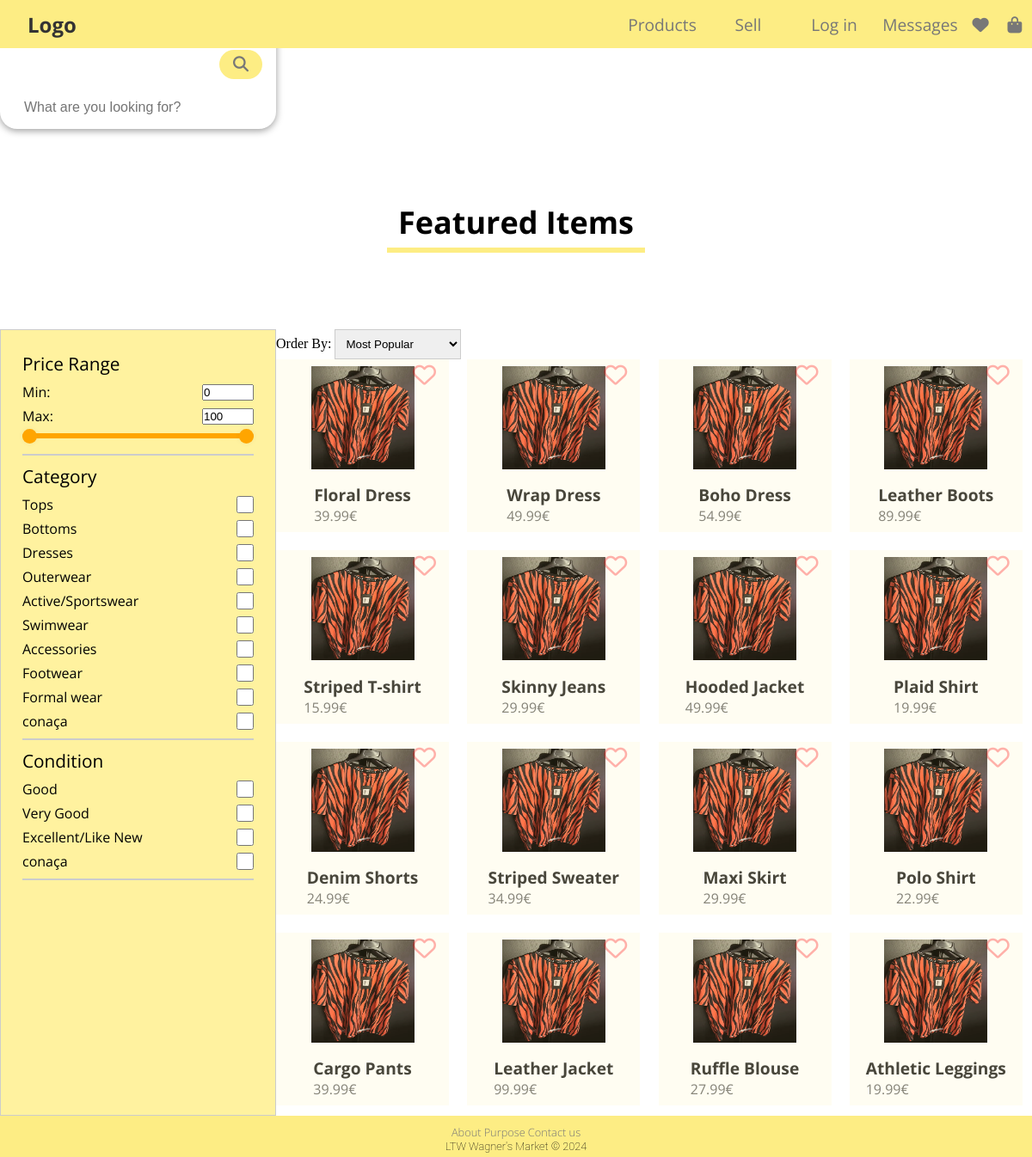
The page /pages/search.php on the database as committed earlier.
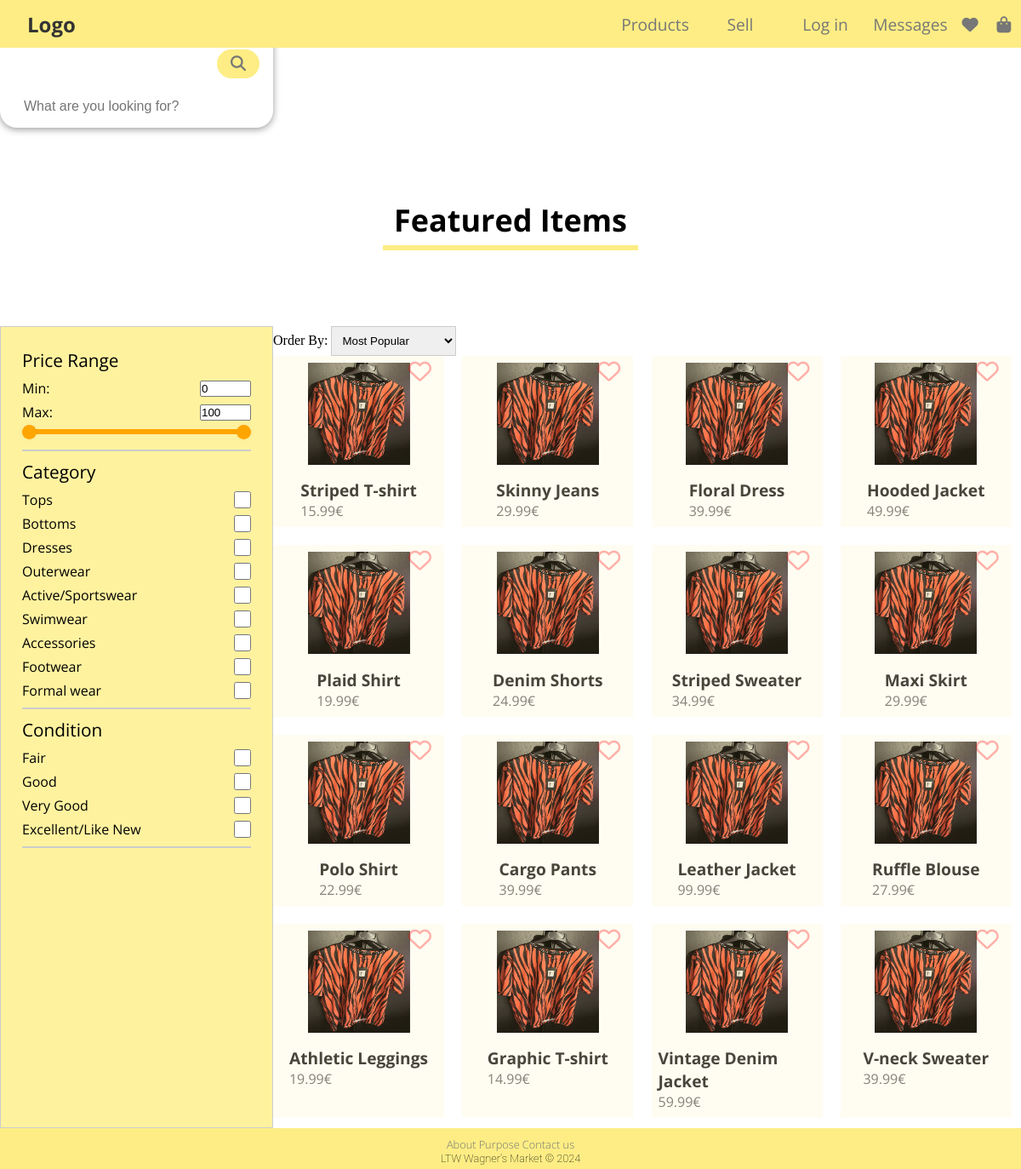
The same page on the database as committed later.
### tables this page shows
CREATE TABLE ITEM (
    ItemId INTEGER PRIMARY KEY AUTOINCREMENT,
    UserId INTEGER NOT NULL,
    Title TEXT NOT NULL,
    Price FLOAT NOT NULL,
    Description TEXT NOT NULL,
    Condition TEXT NOT NULL,
    Size TEXT NOT NULL,
    Brand TEXT NOT NULL,
    ImagePath TEXT NOT NULL,
    WishlistCounter INTEGER DEFAULT 0,
    Timestamp DATETIME NOT NULL DEFAULT CURRENT_TIMESTAMP,
    CONSTRAINT PriceConstraint CHECK (Price > 0),
    FOREIGN KEY (UserId) REFERENCES USER (UserId) ON DELETE CASCADE ON UPDATE CASCADE,
    FOREIGN KEY (Condition) REFERENCES CONDITION (Condition) ON DELETE CASCADE ON UPDATE CASCADE,
    FOREIGN KEY (Size) REFERENCES SIZE (Size) ON DELETE CASCADE ON UPDATE CASCADE
);

CREATE TABLE CATEGORY (
    CategoryName TEXT NOT NULL,
    CategoryImage TEXT NOT NULL,
    CONSTRAINT Pk_CategoryName PRIMARY KEY (CategoryName)
);

CREATE TABLE CONDITION (
    Condition TEXT NOT NULL,
    CONSTRAINT PK_Condition PRIMARY KEY (Condition)
);

### public/pages/search.php (called while the page is built, shortened)
<?php
require_once(__DIR__ . '/../utils/session.php');
$session = new Session();
require_once(__DIR__ . '/../../private/database/connection.db.php');
require_once(__DIR__ . '/../../private/database/item.class.php');
require_once(__DIR__ . '/../../private/database/item_category.class.php');
require_once(__DIR__ . '/../../private/templates/common.tpl.php');
require_once(__DIR__ . '/../../private/templates/item.tpl.php');
$limit = 16;
$offset = 0;
$db = getDatabaseConnection();
$categoryName = isset($_GET['category']) ? $_GET['category'] : null;
$items = Item::getMostPopularItems($db, $limit, $offset);
$maxPrice = Item::getMaxPrice($db);
drawHeader($db, $session);
drawSearchBar("search-items", "What are you looking for?");
drawTitle("Featured Items");
drawItems($db, $items, $session);
drawItemFilter($db, $maxPrice, $categoryName);
drawItemSorter();
drawFooter();
?>

### public/utils/session.php (called while the page is built, shortened)
<?php
class Session
{
    public function isLoggedIn(): bool
    {
        return isset($_SESSION['id']);
    }
}
?>

### private/database/item.class.php (called while the page is built, shortened)
<?php
class Item
{
    public function __construct(int $itemId, int $userId, string $title, float $price, string $description, string $condition, string $size, string $brand, string $imagePath, int $wishlistCounter, string $timeStamp)
    {
        $this->itemId = $itemId;
        $this->title = $title;
        $this->price = $price;
        $this->imagePath = $imagePath;
    }
    static function getMostPopularItems(PDO $db, int $count, int $offset): array
    {
        $stmt = $db->prepare('SELECT ItemId, UserId, Title, Price, Description, Condition,
            Size, Brand, ImagePath, WishlistCounter, Timestamp FROM ITEM ORDER BY WishlistCounter DESC LIMIT ? OFFSET ?');
        $stmt->execute(array($count, $offset));
        $items = array();
        while ($item = $stmt->fetch()) {
            $items[] = new Item(
                $item['ItemId'],
                $item['UserId'],
                $item['Title'],
                $item['Price'],
                $item['Description'],
                $item['Condition'],
                $item['Size'],
                $item['Brand'],
                $item['ImagePath'],
                $item['WishlistCounter'],
                $item['Timestamp']
            );
        }
        return $items;
    }
    static function getMaxPrice(PDO $db): float
    {
        $stmt = $db->prepare('SELECT MAX(PRICE) AS MaxPrice FROM ITEM');
        $stmt->execute();
        return (float)$stmt->fetch(PDO::FETCH_ASSOC)['MaxPrice'];
    }
}
?>

### private/database/category.class.php (called while the page is built, shortened)
<?php
class Category
{
    public function __construct(string $categoryName, string $categoryImage)
    {
        $this->categoryName = $categoryName;
    }
    static function getCategories(PDO $db): array
    {
        $stmt = $db->prepare('SELECT CategoryName, CategoryImage FROM CATEGORY');
        $stmt->execute(array());
        $categories = array();
        while ($category = $stmt->fetch()) {
            $categories[] = new Category(
                $category['CategoryName'],
                $category['CategoryImage']
            );
        }
        return $categories;
    }
}
?>

### private/database/condition.class.php (called while the page is built, shortened)
<?php
class Condition
{
    public function __construct(string $condition)
    {
        $this->condition = $condition;
    }
    static function getConditions(PDO $db): array
    {
        $stmt = $db->prepare('SELECT Condition FROM CONDITION');
        $stmt->execute(array());
        $conditions = array();
        while ($condition = $stmt->fetch()) {
            $conditions[] = new Condition(
                $condition['Condition']
            );
        }
        return $conditions;
    }
}
?>

### private/templates/item.tpl.php (the view, shortened to what this page needs)
<?php
require_once(__DIR__ . '/../database/item.class.php');
require_once(__DIR__ . '/../database/condition.class.php');
require_once(__DIR__ . '/../database/category.class.php');
?>
<?php function drawItems(PDO $db, array $items, Session $session): void
{ ?>
        <ul class="draw-items" id="draw-items">
            <?php foreach($items as $item) { ?>
                <li class="item-card">
                    <a href="../pages/item.php?id=<?=$item->itemId?>">
                        <img src="<?= $item->imagePath?>">
                    </a>
                    <?php if(!$session->isLoggedIn()) { ?>
                        <button id="not-logged-in" type="button" class="wishlist-button" disabled>
                            <i class="fa-regular fa-heart"></i>
                        </button>
                    <?php } elseif (Wishlist::isInWishlist($db, $session->getId(), $item->itemId)) { ?>
                        <button id="<?= $item->itemId ?>" type="button" class="wishlist-button">
                            <i class="fa-solid fa-heart"></i>
                        </button>
                    <?php } else { ?>
                        <button id="<?= $item->itemId ?>" type="button" class="wishlist-button">
                            <i class="fa-regular fa-heart"></i>
                        </button>
                    <?php } ?>
                    <a href="../pages/item.php?id=<?=$item->itemId?>">
                        <h4><?=$item->title?></h4>
                        <p><?=number_format($item->price, 2)?>€</p>
                    </a>
                </li>
            <?php } ?>
        </ul>
<?php }?>
<?php function drawItemFilter(PDO $db, float $maxPrice, ?string $selectedCategory = null) { ?>
    <?php
        $categories = Category::getCategories($db);
        $conditions = Condition::getConditions($db);
    ?>
    <form id="filters">
        <fieldset id="price">
            <legend>Price Range</legend>
            <section id ="number-input">
                <label>Min: <input type="number" id="min-input" value = "0" min="0" max="<?= intval(ceil($maxPrice))?>"></label>
                <label>Max: <input type="number" id="max-input" value = "<?=intval(ceil($maxPrice))?>" min="0" max="<?=intval(ceil($maxPrice))?>"></label>
            </section>
            <section id="price-range">
                <section id="slider">
                    <section id="progress"></section>
                </section>
                <section id="range-input">
                </section>
            </section>
        </fieldset>
        <fieldset id="category">
            <legend>Category</legend>
            <?php foreach($categories as $category) { ?>
                <?php if ($selectedCategory != null) {
                    if ($selectedCategory === $category->categoryName) { ?>
                       <label><?= $category->categoryName ?><input type="checkbox" id="<?= $category->categoryName ?>" checked></label>
                <?php } else { ?>
                <label><?= $category->categoryName ?><input type="checkbox" id="<?= $category->categoryName ?>"></label>
                <?php } } else { ?>
                    <label><?= $category->categoryName ?><input type="checkbox" id="<?= $category->categoryName ?>"></label>
                    <?php } } ?>
        </fieldset>
        <fieldset id="condition">
            <legend>Condition</legend>
            <?php foreach($conditions as $condition) { ?>
                <label><?= $condition->condition ?><input type="checkbox" id="<?= $condition->condition ?>"></label>
            <?php } ?>
        </fieldset>
    </form>
<?php } ?>
<?php function drawItemSorter() { ?>
    <label id="order"> Order By:
        <select id="orderSelected">
            <option value="popular" selected>Most Popular</option>
        </select>
    </label>
<?php } ?>

### private/templates/common.tpl.php (shortened to what this page needs)
<?php
require_once (__DIR__ . '/../../public/utils/session.php');
require_once (__DIR__ . '/../database/category.class.php');
?>
<?php function drawHeader(PDO $db, Session $session)
{ ?>
    <!DOCTYPE html>
    <html lang="en-US">
    <head>
        <link rel="stylesheet" href="../css/style.css">
    </head>
    <body>
        <header>
            <section class="header-left">
                <a class="logo" href="../pages/index.php">Logo</a>
            </section>
            <nav class="header-right">
                    <section id="header-products">
                        <a  href="search.php">Products</a>
                    </section>
                    <?php
                    if ($session->isLoggedIn()) { ?>
                        <a href="../pages/publish_add.php">Sell</a>
                        <nav id="header-profile">
                            <a href="../pages/profile.php">Profile</a>
                            <?php drawProfileForm($db, $session); ?>
                        </nav>
                        <a href="../pages/messages.php">Messages</a>
                        <a href="../pages/wishlist.php"><i class="fas fa-heart"></i></a>
                        <a href="../pages/shopping_bag.php"><i class="fas fa-shopping-bag"></i></a>
                    <?php } else { ?>
                        <a class="not-logged-in">Sell</a>
                        <nav id="header-profile">
                            <a class="not-logged-in">Log in</a>
                        </nav>
                        <a class="not-logged-in">Messages</a>
                        <a class="not-logged-in"><i class="fas fa-heart"></i></a>
                        <a class="not-logged-in"><i class="fas fa-shopping-bag"></i></a>
                    <?php }?>
            </nav>
        </header>
    <?php } ?>
    <?php function drawFooter()
    { ?>
        <footer>
            <nav>
                <a href="#">About</a>
                <a href="#">Purpose</a>
                <a href="#">Contact us</a>
            </nav>
            <p>LTW Wagner's Market &copy; 2024</p>
        </footer>
    </body>
    </html>
<?php } ?>
<?php function drawSearchBar(string $id, string $placeholder)
{?>
    <section id="search-bar" class="search-bar">
        <input id="<?= $id ?>" type="text" placeholder="<?= $placeholder ?>">
        <button><i class="fa fa-search"></i></button>
    </section>
<?php } ?>
<?php function drawTitle(string $title): void
{ ?>
    <section id="title">
        <h2>
            <?= $title ?>
        </h2>
        <hr class="line-yellow">
    </section>
<?php } ?>

### public/css/style.css (style rules this page uses)
* { margin: 0; padding: 0; box-sizing: border-box; }
ul { list-style: none; padding: 0; margin: 0; }
header, .logo, a { font-family: 'Open Sans', sans-serif; color: #777; text-decoration: none; transition: color 0.3s; }
header { height: 3.5rem; display: grid; grid-template-columns: 1.5fr 1fr; background-color: rgba(253, 237, 132, 1); position: fixed; top: 0; width: 100%; z-index: 1; }
.header-left { align-content: center; }
.header-right { font-size: 1.2em; display: grid; grid-template-columns: repeat(4, 1fr) .4fr .4fr; justify-items: center; align-items: center; }
.logo { font-weight: 700; font-size: 1.5em; color: #333; padding-left: 2rem; }
.search-bar { display: flex; align-items: center; background-color: #fff; border-radius: 20px; box-shadow: 0 2px 8px rgba(0, 0, 0, 0.4); padding: 8px 16px; }
.search-bar input[type="text"] { flex: 1; border: none; outline: none; font-size: 16px; padding: 8px 12px; border-radius: 20px; }
.search-bar button { background-color: rgba(253, 237, 132, 1); color: #777; border: none; outline: none; cursor: pointer; padding: 8px 16px; border-radius: 20px; margin-left: 8px; transition: background-color 0.3s; }
.search-bar button i { font-size: 18px; }
section#title { font-family: 'Open Sans', sans-serif; margin: 3.5em 0; text-align: center; font-size: 1.5em; }
.line-yellow { width: 300px; height: 0.25em; background-color: rgba(253, 237, 132, 1); border: none; margin: 5px auto; }
.item-card { position: relative; display: flex; flex-direction: column; align-items: center; text-align: center; padding: .5em; margin-bottom: .7em; margin-right: .7em; transition: transform 0.1s ease, box-shadow 0.1s ease; background-color: rgba(253, 237, 132, 0.1); }
.item-card a { z-index: -1; }
.item-card img { width: 7.5em; height: 7.5em; margin-bottom: .7em; }
.item-card h4, .item-card p { text-align: left; margin: 0; padding: 0; }
.item-card h4 { font-size: 1.2em; color: #333; }
.item-card p { font-size: 16px; color: #777; }
.draw-items { display: grid; grid-template-columns: repeat(4, 1fr); gap: 10px; padding: 0; list-style: none; justify-content: center; }
footer { font-family: 'Roboto', sans-serif; font-weight: 100; font-size: 0.8em; text-align: center; background: rgba(253, 237, 132, 1); padding: 10px 0 5px 0; bottom: 0; left: 0; right: 0; }
select { margin-right: 10px; padding: 8px; border: 1px solid #ccc; cursor: pointer; }
#search-items { margin-top: 100px; align-items: center; }
.wishlist-button { position: absolute; top: 5px; right: 5px; background: none; border: none; padding: 0; cursor: pointer; }
.wishlist-button i { font-size: 27px; color: rgba(255, 0, 0, 0.3); transition: color 0.3s ease; margin-right: 10px; }
input[type="checkbox"] { width: 20px; height: 20px; border: 2px solid #555; border-radius: 4px; background-color: #fff; outline: none; cursor: pointer; }
body { display: grid }

Rows that differ between the two databases and show on the page:
no longer on this page (row edited): item: ImagePath (picture), Title "Wrap Dress", Price "49.99"
no longer on this page (row edited): item: ImagePath (picture), Title "Boho Dress", Price "54.99"
no longer on this page (row edited): item: ImagePath (picture), Title "Leather Boots", Price "89.99"
removed category: CategoryName "conaça"
removed condition: Condition "conaça"
changed item "Floral Dress": moves down the list
now on this page (row edited): item: ImagePath (picture), Title "Graphic T-shirt", Price "14.99"
now on this page (row edited): item: ImagePath (picture), Title "Vintage Denim Jacket", Price "59.99"
now on this page (row edited): item: ImagePath (picture), Title "V-neck Sweater", Price "39.99"
added condition: Condition "Fair"
